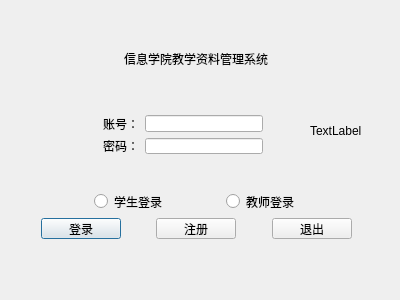
<?xml version="1.0" encoding="UTF-8"?>
<ui version="4.0">
 <class>LoginDialog</class>
 <widget class="QDialog" name="LoginDialog">
  <property name="geometry">
   <rect>
    <x>0</x>
    <y>0</y>
    <width>400</width>
    <height>300</height>
   </rect>
  </property>
  <property name="windowTitle">
   <string>LoginDialog</string>
  </property>
  <widget class="QLabel" name="piclabel">
   <property name="geometry">
    <rect>
     <x>310</x>
     <y>90</y>
     <width>81</width>
     <height>81</height>
    </rect>
   </property>
   <property name="text">
    <string>TextLabel</string>
   </property>
  </widget>
  <widget class="QWidget" name="layoutWidget">
   <property name="geometry">
    <rect>
     <x>0</x>
     <y>40</y>
     <width>392</width>
     <height>37</height>
    </rect>
   </property>
   <layout class="QHBoxLayout" name="horizontalLayout_5">
    <item>
     <spacer name="horizontalSpacer_6">
      <property name="orientation">
       <enum>Qt::Horizontal</enum>
      </property>
      <property name="sizeHint" stdset="0">
       <size>
        <width>40</width>
        <height>20</height>
       </size>
      </property>
     </spacer>
    </item>
    <item>
     <widget class="QLabel" name="titlelabel">
      <property name="styleSheet">
       <string notr="true">font: 65 20pt &quot;Levenim MT&quot;;</string>
      </property>
      <property name="text">
       <string>信息学院教学资料管理系统</string>
      </property>
     </widget>
    </item>
    <item>
     <spacer name="horizontalSpacer_7">
      <property name="orientation">
       <enum>Qt::Horizontal</enum>
      </property>
      <property name="sizeHint" stdset="0">
       <size>
        <width>40</width>
        <height>20</height>
       </size>
      </property>
     </spacer>
    </item>
   </layout>
  </widget>
  <widget class="QWidget" name="layoutWidget_3">
   <property name="geometry">
    <rect>
     <x>30</x>
     <y>180</y>
     <width>333</width>
     <height>70</height>
    </rect>
   </property>
   <layout class="QVBoxLayout" name="verticalLayout_2">
    <item>
     <layout class="QHBoxLayout" name="horizontalLayout_2">
      <item>
       <spacer name="horizontalSpacer_8">
        <property name="orientation">
         <enum>Qt::Horizontal</enum>
        </property>
        <property name="sizeHint" stdset="0">
         <size>
          <width>40</width>
          <height>20</height>
         </size>
        </property>
       </spacer>
      </item>
      <item>
       <widget class="QRadioButton" name="studentradio">
        <property name="styleSheet">
         <string notr="true">font: 75 10pt &quot;Segoe Print&quot;;学生登录</string>
        </property>
        <property name="text">
         <string>学生登录</string>
        </property>
       </widget>
      </item>
      <item>
       <spacer name="horizontalSpacer_3">
        <property name="orientation">
         <enum>Qt::Horizontal</enum>
        </property>
        <property name="sizeHint" stdset="0">
         <size>
          <width>40</width>
          <height>20</height>
         </size>
        </property>
       </spacer>
      </item>
      <item>
       <widget class="QRadioButton" name="teacherradio">
        <property name="styleSheet">
         <string notr="true">font: 75 10pt &quot;Segoe Print&quot;;教师登录</string>
        </property>
        <property name="text">
         <string>教师登录</string>
        </property>
       </widget>
      </item>
      <item>
       <spacer name="horizontalSpacer_9">
        <property name="orientation">
         <enum>Qt::Horizontal</enum>
        </property>
        <property name="sizeHint" stdset="0">
         <size>
          <width>40</width>
          <height>20</height>
         </size>
        </property>
       </spacer>
      </item>
     </layout>
    </item>
    <item>
     <layout class="QHBoxLayout" name="horizontalLayout">
      <item>
       <widget class="QPushButton" name="loginbtn">
        <property name="styleSheet">
         <string notr="true">font: 75 10pt &quot;Segoe Print&quot;;</string>
        </property>
        <property name="text">
         <string>登录</string>
        </property>
       </widget>
      </item>
      <item>
       <spacer name="horizontalSpacer">
        <property name="orientation">
         <enum>Qt::Horizontal</enum>
        </property>
        <property name="sizeHint" stdset="0">
         <size>
          <width>40</width>
          <height>20</height>
         </size>
        </property>
       </spacer>
      </item>
      <item>
       <widget class="QPushButton" name="registerbtn">
        <property name="styleSheet">
         <string notr="true">font: 75 10pt &quot;Segoe Print&quot;;</string>
        </property>
        <property name="text">
         <string>注册</string>
        </property>
       </widget>
      </item>
      <item>
       <spacer name="horizontalSpacer_2">
        <property name="orientation">
         <enum>Qt::Horizontal</enum>
        </property>
        <property name="sizeHint" stdset="0">
         <size>
          <width>40</width>
          <height>20</height>
         </size>
        </property>
       </spacer>
      </item>
      <item>
       <widget class="QPushButton" name="exitbtn">
        <property name="styleSheet">
         <string notr="true">font: 75 10pt &quot;Segoe Print&quot;;注册
</string>
        </property>
        <property name="text">
         <string>退出</string>
        </property>
       </widget>
      </item>
     </layout>
    </item>
   </layout>
  </widget>
  <widget class="QWidget" name="">
   <property name="geometry">
    <rect>
     <x>92</x>
     <y>104</y>
     <width>182</width>
     <height>61</height>
    </rect>
   </property>
   <layout class="QVBoxLayout" name="verticalLayout">
    <item>
     <layout class="QHBoxLayout" name="horizontalLayout_3">
      <item>
       <widget class="QLabel" name="userlabel">
        <property name="styleSheet">
         <string notr="true">font: 75 10pt &quot;Segoe Print&quot;账号</string>
        </property>
        <property name="text">
         <string>账号：</string>
        </property>
       </widget>
      </item>
      <item>
       <widget class="QLineEdit" name="userline">
        <property name="sizePolicy">
         <sizepolicy hsizetype="Expanding" vsizetype="Fixed">
          <horstretch>0</horstretch>
          <verstretch>0</verstretch>
         </sizepolicy>
        </property>
       </widget>
      </item>
     </layout>
    </item>
    <item>
     <layout class="QHBoxLayout" name="horizontalLayout_4">
      <item>
       <widget class="QLabel" name="passwordlabel">
        <property name="styleSheet">
         <string notr="true">font: 75 10pt &quot;Segoe Print&quot;密码</string>
        </property>
        <property name="text">
         <string>密码：</string>
        </property>
       </widget>
      </item>
      <item>
       <widget class="QLineEdit" name="passwordline">
        <property name="sizePolicy">
         <sizepolicy hsizetype="Expanding" vsizetype="Fixed">
          <horstretch>0</horstretch>
          <verstretch>0</verstretch>
         </sizepolicy>
        </property>
       </widget>
      </item>
     </layout>
    </item>
   </layout>
  </widget>
 </widget>
 <layoutdefault spacing="6" margin="11"/>
 <resources/>
 <connections/>
</ui>
